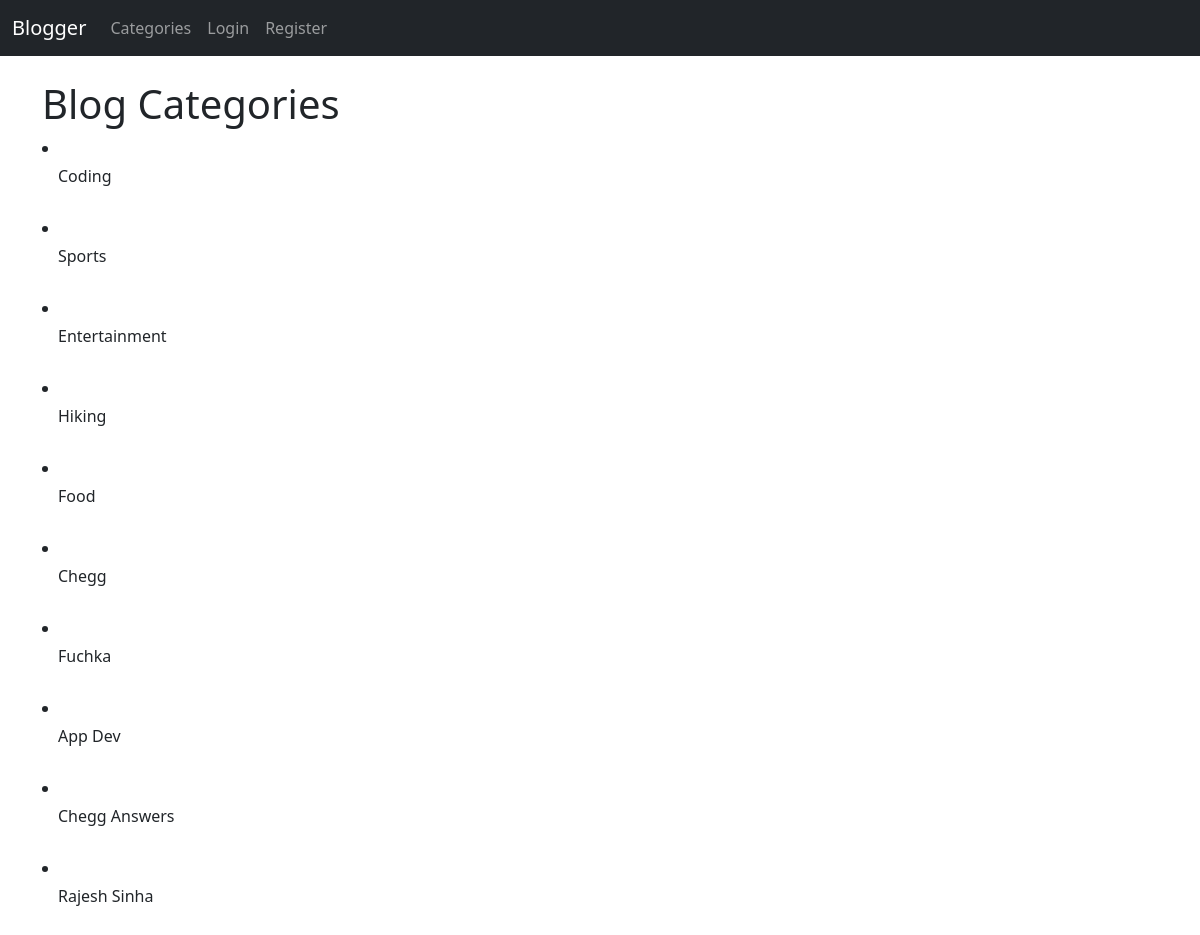
Page /category-list on the earlier database version.
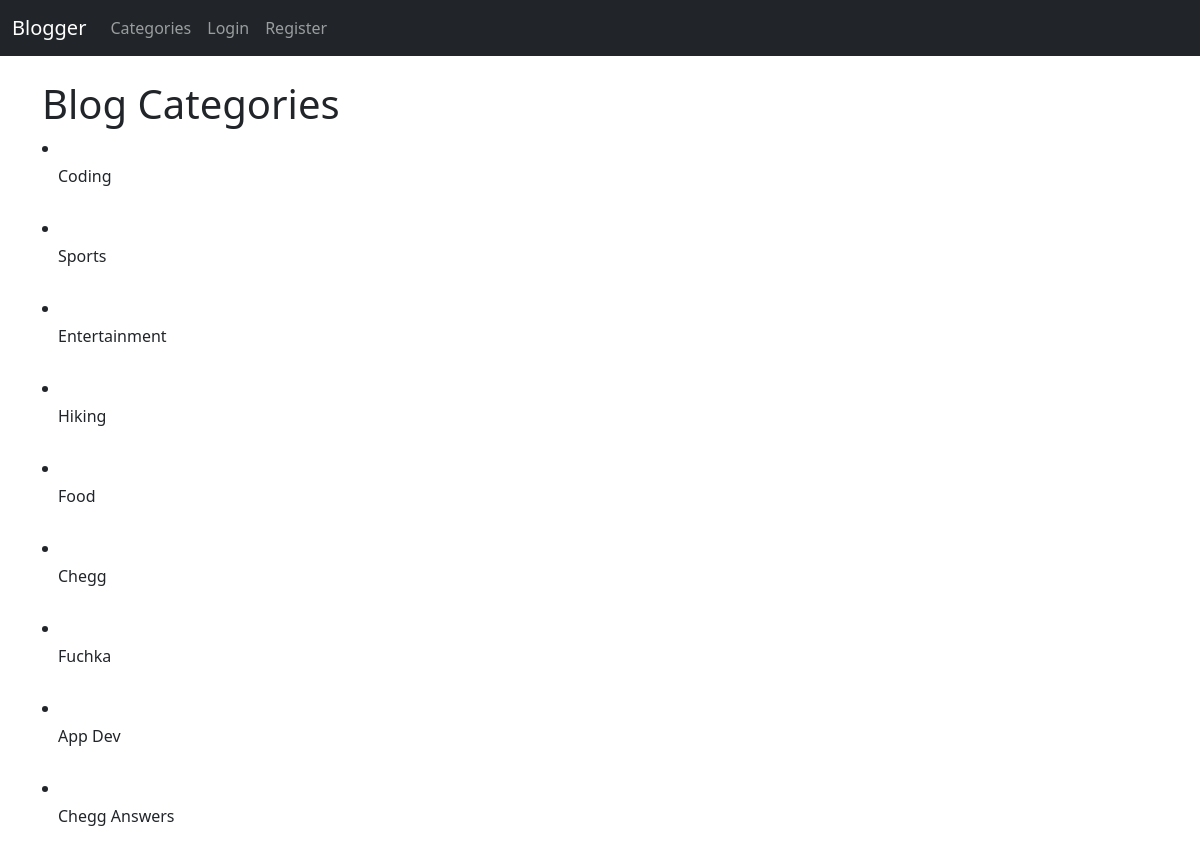
Same page on the later database version.
### theblog/models.py (models this page shows, shortened)
class Categories(models.Model):
    name = models.CharField(max_length=255)
    def __str__(self):
        return self.name

### theblog/views.py (the view)
# urls.py: path('category-list', category_list_view, name='category_list'),
def category_list_view(request):
    cat_menu_list = Categories.objects.all()
    return render(request, 'posts/category_list.html', {'cat_menu_list': cat_menu_list})

### templates/posts/category_list.html (shortened to what this page needs)
{% extends 'posts/base.html' %}
{% block content %}
    <h1>Blog Categories</h1>
    {% for item in cat_menu_list %}
        <div >
        <li><a class="dropdown-item" href="{% url 'category' item %}">{{ item }}</a></li><br>
        </div>
    {% endfor %}
{% endblock %}

Differences in the rows shown:
removed Categories: name "Rajesh Sinha"
